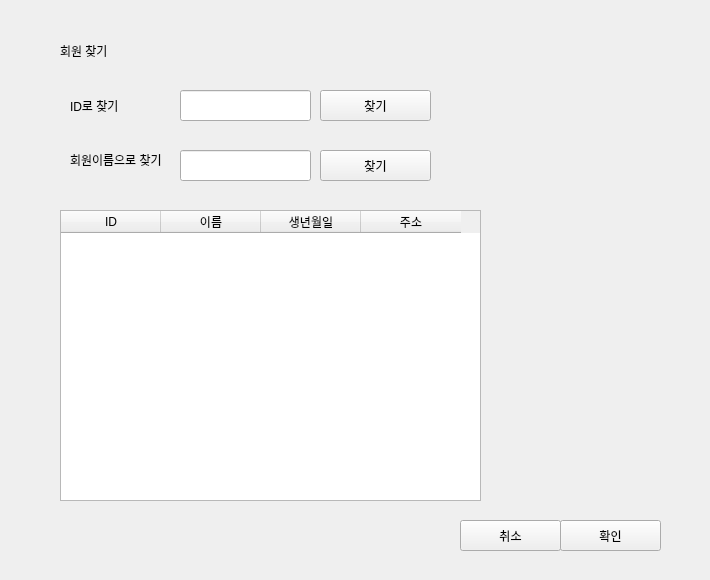
      <widget class="QWidget" name="page_data_pat_1_28">
       <widget class="QWidget" name="widget_16" native="true">
        <property name="geometry">
         <rect>
          <x>0</x>
          <y>0</y>
          <width>701</width>
          <height>571</height>
         </rect>
        </property>
        <widget class="QLabel" name="label_41">
         <property name="geometry">
          <rect>
           <x>60</x>
           <y>40</y>
           <width>101</width>
           <height>21</height>
          </rect>
         </property>
         <property name="text">
          <string>회원 찾기 </string>
         </property>
        </widget>
        <widget class="QPushButton" name="btn_findby_patient_name_28">
         <property name="geometry">
          <rect>
           <x>320</x>
           <y>150</y>
           <width>111</width>
           <height>31</height>
          </rect>
         </property>
         <property name="text">
          <string>찾기</string>
         </property>
        </widget>
        <widget class="QTableWidget" name="tableWidget_patientCandidates_28">
         <property name="geometry">
          <rect>
           <x>60</x>
           <y>210</y>
           <width>421</width>
           <height>291</height>
          </rect>
         </property>
         <column>
          <property name="text">
           <string>ID</string>
          </property>
         </column>
         <column>
          <property name="text">
           <string>이름</string>
          </property>
         </column>
         <column>
          <property name="text">
           <string>생년월일</string>
          </property>
         </column>
         <column>
          <property name="text">
           <string>주소</string>
          </property>
         </column>
        </widget>
        <widget class="QWidget" name="widget_17" native="true">
         <property name="geometry">
          <rect>
           <x>450</x>
           <y>500</y>
           <width>221</width>
           <height>61</height>
          </rect>
         </property>
         <widget class="QPushButton" name="btn_cancel_28">
          <property name="geometry">
           <rect>
            <x>10</x>
            <y>20</y>
            <width>101</width>
            <height>31</height>
           </rect>
          </property>
          <property name="text">
           <string>취소</string>
          </property>
         </widget>
         <widget class="QPushButton" name="btn_confirmPatient_28">
          <property name="geometry">
           <rect>
            <x>110</x>
            <y>20</y>
            <width>101</width>
            <height>31</height>
           </rect>
          </property>
          <property name="text">
           <string>확인</string>
          </property>
         </widget>
        </widget>
        <widget class="QLabel" name="label_34">
         <property name="geometry">
          <rect>
           <x>70</x>
           <y>90</y>
           <width>60</width>
           <height>31</height>
          </rect>
         </property>
         <property name="text">
          <string>ID로 찾기</string>
         </property>
        </widget>
        <widget class="QPushButton" name="btn_findby_patient_id_28">
         <property name="geometry">
          <rect>
           <x>320</x>
           <y>90</y>
           <width>111</width>
           <height>31</height>
          </rect>
         </property>
         <property name="text">
          <string>찾기</string>
         </property>
        </widget>
        <widget class="QLabel" name="label_53">
         <property name="geometry">
          <rect>
           <x>70</x>
           <y>150</y>
           <width>101</width>
           <height>20</height>
          </rect>
         </property>
         <property name="text">
          <string>회원이름으로 찾기</string>
         </property>
        </widget>
        <widget class="QLineEdit" name="lineEdit_name_28">
         <property name="geometry">
          <rect>
           <x>180</x>
           <y>150</y>
           <width>131</width>
           <height>31</height>
          </rect>
         </property>
        </widget>
        <widget class="QLineEdit" name="lineEdit_ID_28">
         <property name="geometry">
          <rect>
           <x>180</x>
           <y>90</y>
           <width>131</width>
           <height>31</height>
          </rect>
         </property>
        </widget>
       </widget>
      </widget>
